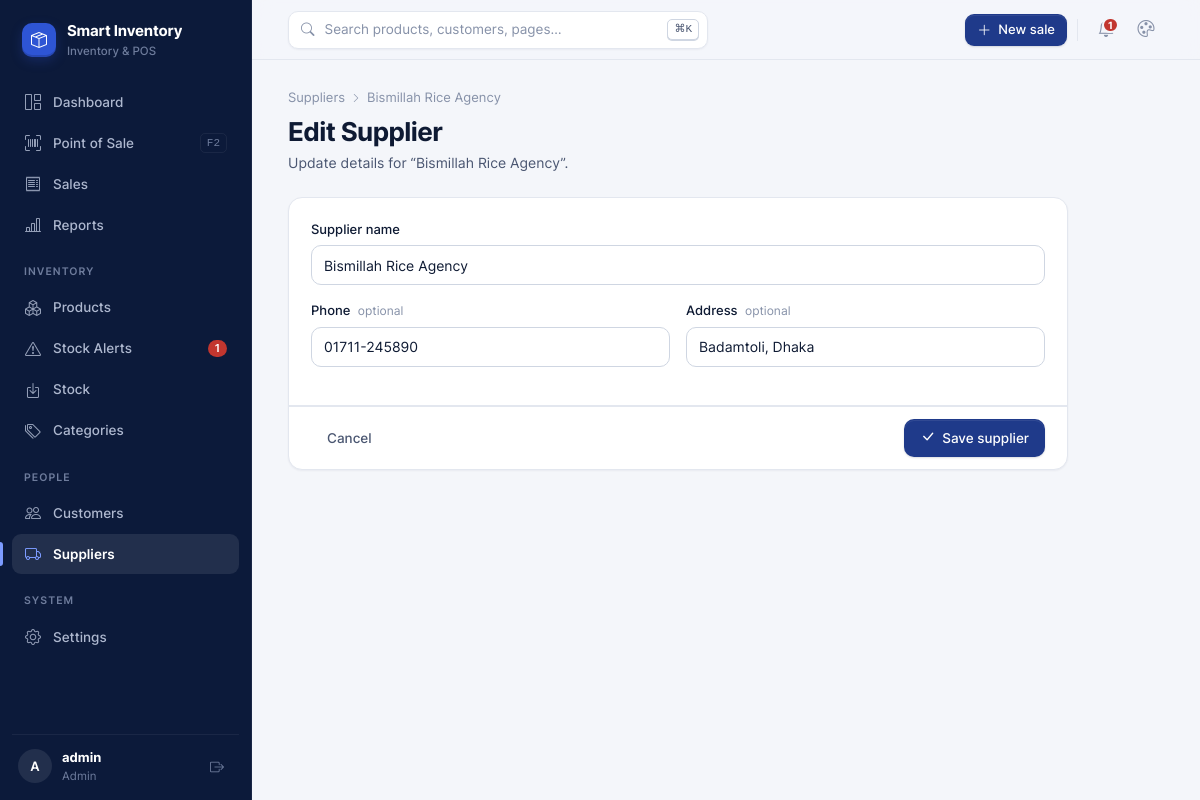
The app's page /suppliers/1/edit/ (signed in) with its own data.
### inventory/models.py (models this page shows, shortened)
class StoreSettings(models.Model):
    shop_name = models.CharField(max_length=120, default='Smart Inventory')
    address = models.CharField(max_length=255, blank=True)
    phone = models.CharField(max_length=40, blank=True)
    receipt_footer = models.CharField(max_length=255, default='Thank you for shopping with us!')
    default_low_stock = models.PositiveIntegerField('default low stock alert', default=5)
    reorder_cover_days = models.PositiveIntegerField(
        default=14, help_text='Reorder suggestions keep this many days of sales in stock.',
    )
    telegram_bot_token = models.CharField(max_length=120, blank=True)
    telegram_chat_id = models.CharField(max_length=60, blank=True)
    class Meta:
        verbose_name = 'store settings'
        verbose_name_plural = 'store settings'
    @classmethod
    def load(cls):
        obj, _ = cls.objects.get_or_create(pk=1)
        return obj

class Supplier(models.Model):
    name = models.CharField(max_length=150)
    phone = models.CharField(max_length=20, blank=True)
    address = models.CharField(max_length=255, blank=True)
    created_at = models.DateTimeField(auto_now_add=True)
    class Meta:
        ordering = ['name']

### inventory/views/people.py (the view)
# urls.py: path('suppliers/<int:pk>/edit/', views.supplier_update, name='supplier_update'),
@login_required
def supplier_update(request, pk):
    supplier = get_object_or_404(Supplier, pk=pk)
    form = SupplierForm(request.POST or None, instance=supplier)
    if request.method == 'POST' and form.is_valid():
        form.save()
        messages.success(request, f'Supplier "{supplier.name}" has been updated.')
        return redirect('supplier_list')
    return render(request, 'inventory/supplier_form.html', {
        'form': form, 'title': 'Edit Supplier', 'supplier': supplier,
    })

### inventory/forms.py
class SupplierForm(forms.ModelForm):
    class Meta:
        model = Supplier
        fields = ['name', 'phone', 'address']
        widgets = {
            'name': forms.TextInput(attrs={'class': 'form-control', 'placeholder': 'e.g. Rahman Traders'}),
            'phone': forms.TextInput(attrs={'class': 'form-control', 'placeholder': 'e.g. 01711-000000'}),
            'address': forms.TextInput(attrs={'class': 'form-control', 'placeholder': 'e.g. Kawran Bazar, Dhaka'}),
        }

### inventory/context_processors.py (called while the page is built)
def nav_section(request):
    match = getattr(request, 'resolver_match', None)
    name = match.url_name if match else ''
    section = next((s for prefix, s in SECTIONS if name and name.startswith(prefix)), '')
    return {'nav_section': section}

def store(request):
    theme = request.COOKIES.get(THEME_COOKIE, 'navy')
    context = {
        'store': StoreSettings.load(),
        'theme': theme if theme in {t[0] for t in THEMES} else 'navy',
        'themes': THEMES,
    }
    if getattr(request, 'user', None) and request.user.is_authenticated:
        context['nav_low_stock'] = Product.objects.filter(quantity__lte=F('low_stock_threshold')).count()
    return context

### templates/inventory/supplier_form.html (shortened to what this page needs)
{% extends 'base.html' %}
{% block content %}
<div class="breadcrumb"><a href="{% url 'supplier_list' %}">Suppliers</a><i class="bi bi-chevron-right"></i>{% if supplier %}{{ supplier.name }}{% else %}New{% endif %}</div>
<div class="page-head"><div><h1>{{ title }}</h1><p>{% if supplier %}Update details for “{{ supplier.name }}”.{% else %}Save a supplier's contact details.{% endif %}</p></div></div>
<form method="post" class="card form-card">
  <div class="form-section">
    <div class="form-group">
      <label for="{{ form.name.id_for_label }}">Supplier name</label>
      {{ form.name }}
    </div>
    <div class="form-row">
      <div class="form-group">
        <label for="{{ form.phone.id_for_label }}">Phone <span class="optional">optional</span></label>
        {{ form.phone }}
      </div>
      <div class="form-group">
        <label for="{{ form.address.id_for_label }}">Address <span class="optional">optional</span></label>
        {{ form.address }}
      </div>
    </div>
  </div>
  <div class="card-foot">
    <a href="{% url 'supplier_list' %}" class="btn btn-ghost">Cancel</a>
    <button type="submit" class="btn btn-primary"><i class="bi bi-check-lg"></i> Save supplier</button>
  </div>
</form>
{% endblock %}

### templates/base.html (shortened to what this page needs)
{% load static %}
<!DOCTYPE html>
<html lang="en" data-theme="{{ theme }}">
<head>
  <link rel="stylesheet" href="{% static 'vendor/inter/inter.css' %}">
  <link rel="stylesheet" href="{% static 'vendor/bootstrap-icons/bootstrap-icons.min.css' %}">
  <link rel="stylesheet" href="{% static 'css/style.css' %}">
</head>
<body>
<div class="app">
  <aside class="sidebar" id="sidebar">
    <a href="{% url 'dashboard' %}" class="brand">
      <span class="brand-mark"><i class="bi bi-box-seam"></i></span>
      <span class="ellipsis">{{ store.shop_name }}<small>Inventory &amp; POS</small></span>
    </a>
    <nav class="nav">
      <a href="{% url 'dashboard' %}" class="{% if nav_section == 'dashboard' %}active{% endif %}"><i class="bi bi-grid-1x2"></i> Dashboard</a>
      <a href="{% url 'pos' %}" class="{% if nav_section == 'pos' %}active{% endif %}"><i class="bi bi-upc-scan"></i> Point of Sale <kbd class="kbd-hint">F2</kbd></a>
      <a href="{% url 'order_list' %}" class="{% if nav_section == 'sales' %}active{% endif %}"><i class="bi bi-receipt"></i> Sales</a>
      <a href="{% url 'report' %}" class="{% if nav_section == 'reports' %}active{% endif %}"><i class="bi bi-bar-chart-line"></i> Reports</a>
      <div class="nav-label">Inventory</div>
      <a href="{% url 'product_list' %}" class="{% if nav_section == 'products' %}active{% endif %}"><i class="bi bi-boxes"></i> Products</a>
      <a href="{% url 'alert_list' %}" class="{% if nav_section == 'alerts' %}active{% endif %}">
        <i class="bi bi-exclamation-triangle"></i> Stock Alerts
        {% if nav_low_stock %}<span class="count" title="{{ nav_low_stock }} low or out of stock">{{ nav_low_stock }}</span>{% endif %}
      </a>
      <a href="{% url 'stock' %}" class="{% if nav_section == 'stock' %}active{% endif %}"><i class="bi bi-box-arrow-in-down"></i> Stock</a>
      <a href="{% url 'category_list' %}" class="{% if nav_section == 'categories' %}active{% endif %}"><i class="bi bi-tags"></i> Categories</a>
      <div class="nav-label">People</div>
      <a href="{% url 'customer_list' %}" class="{% if nav_section == 'customers' %}active{% endif %}"><i class="bi bi-people"></i> Customers</a>
      <a href="{% url 'supplier_list' %}" class="{% if nav_section == 'suppliers' %}active{% endif %}"><i class="bi bi-truck"></i> Suppliers</a>
      <div class="nav-label">System</div>
      <a href="{% url 'settings' %}" class="{% if nav_section == 'settings' %}active{% endif %}"><i class="bi bi-gear"></i> Settings</a>
    </nav>
    <div class="sidebar-footer">
      <a href="{% url 'settings' %}?tab=account" class="avatar" title="My account">{{ request.user.get_full_name|default:request.user.username|slice:":1" }}</a>
      <div class="who">
        <strong class="ellipsis">{{ request.user.get_full_name|default:request.user.username }}</strong>
        <span>{% if request.user.is_superuser %}Admin{% else %}Staff{% endif %}</span>
      </div>
      <form method="post" action="{% url 'logout' %}">
        <button type="submit" class="icon-btn" title="Sign out" aria-label="Sign out"><i class="bi bi-box-arrow-right"></i></button>
      </form>
    </div>
  </aside>
  <main class="main">
    <header class="topbar">
      <button type="button" class="search-trigger" data-cmdk aria-label="Search">
        <i class="bi bi-search"></i>
        <span>Search products, customers, pages…</span>
        <kbd>⌘K</kbd>
      </button>
      <div class="topbar-actions">
        <a href="{% url 'pos' %}" class="btn btn-primary btn-sm hide-sm"><i class="bi bi-plus-lg"></i> New sale</a>
        <a href="{% url 'alert_list' %}" class="icon-btn" title="Stock alerts" aria-label="Stock alerts">
          {% if nav_low_stock %}<span class="dot-badge">{{ nav_low_stock }}</span>{% endif %}
        </a>
        <div class="menu" id="themeMenu">
          <button type="button" class="icon-btn" data-menu-toggle title="Theme" aria-label="Change theme" aria-haspopup="true">
            <i class="bi {% if theme == 'midnight' %}bi-moon-stars{% else %}bi-palette{% endif %}"></i>
          </button>
        </div>
      </div>
    </header>
    <div class="content">
      <div class="container">
        {% block content %}{% endblock %}
      </div>
    </div>
  </main>
</div>
</body>
</html>

### records on screen
StoreSettings: shop_name "Smart Inventory"
Supplier: name "Bismillah Rice Agency", phone "01711-245890", address "Badamtoli, Dhaka"

### other values on screen
{{ nav_low_stock }} "1"
{{ request.user.get_full_name|default:request.user.username|slice:":1" }} "A"
{{ request.user.get_full_name|default:request.user.username }} "admin"
{{ title }} "Edit Supplier"
